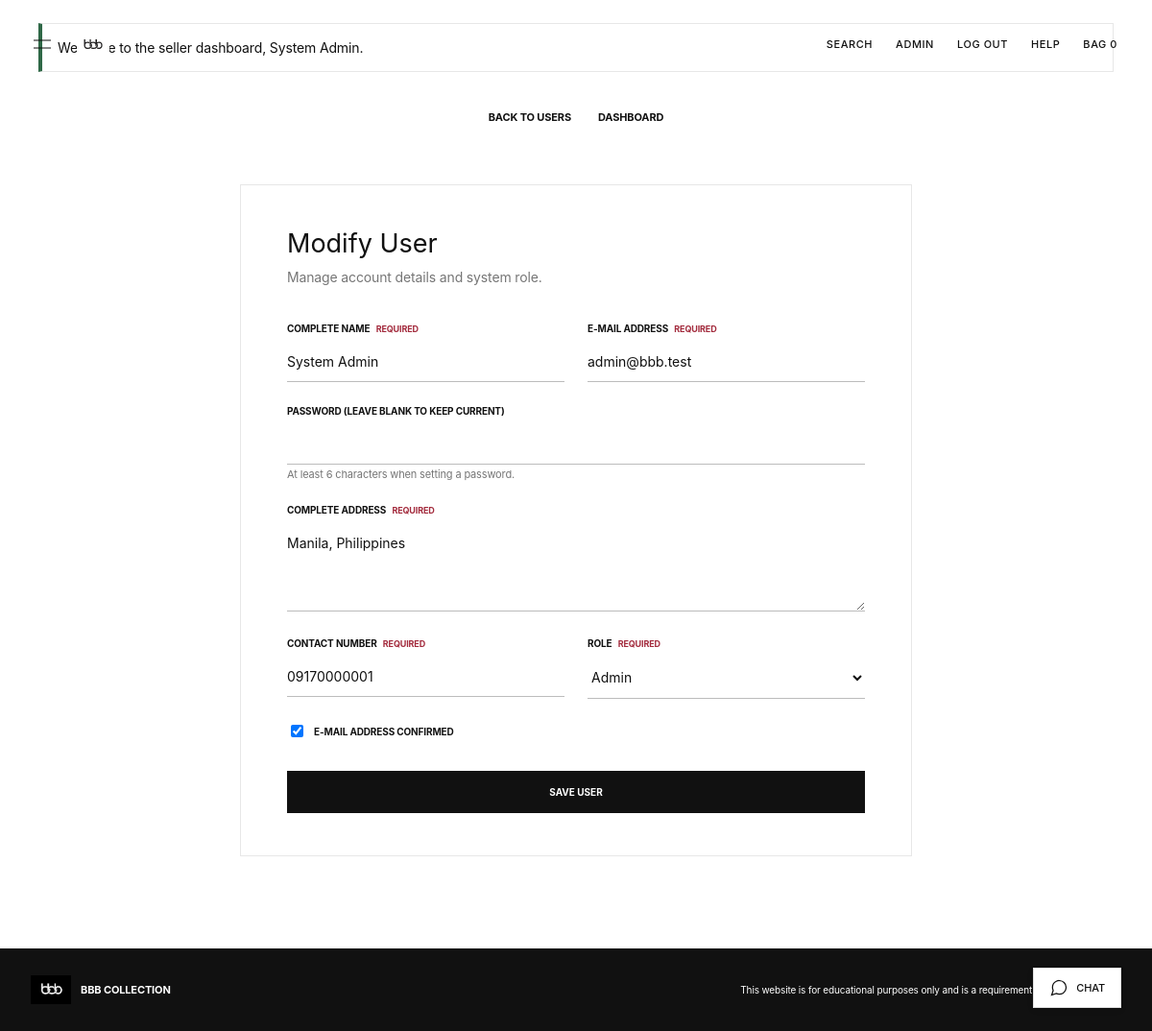
/admin_user_form.php?id=1 (signed in), run on the app's committed database.
### tables this page shows
CREATE TABLE IF NOT EXISTS `users` (
  `id` int(6) UNSIGNED NOT NULL AUTO_INCREMENT,
  `complete_name` varchar(100) NOT NULL,
  `email` varchar(100) NOT NULL,
  `password` varchar(50) NOT NULL,
  `address` varchar(200) NOT NULL,
  `contact_number` varchar(50) NOT NULL,
  `role` varchar(20) NOT NULL,
  `email_confirmed` tinyint(1) NOT NULL DEFAULT 0,
  `confirmation_code` varchar(100) DEFAULT NULL,
  `created_at` timestamp NOT NULL DEFAULT current_timestamp(),
  PRIMARY KEY (`id`),
  UNIQUE KEY `email` (`email`)
);

### functions.php (called while the page is built, shortened)
<?php
function displayText($text) {
    return htmlspecialchars($text ?? "", ENT_QUOTES, "UTF-8");
}
?>

### admin_user_form.php (the view, shortened to what this page needs)
<?php
require 'functions.php';
$id = (int)($_GET['id'] ?? 0);
$editing = $id > 0;
$user = array("complete_name" => "", "email" => "", "password" => "", "address" => "", "contact_number" => "", "role" => "admin", "email_confirmed" => 1);
if ($editing) {
    $stmt = $conn->prepare("SELECT * FROM users WHERE id = ?");
    $stmt->bind_param("i", $id);
    $stmt->execute();
    $record = $stmt->get_result()->fetch_assoc();
    $user = $record;
}
require 'header.php';
?>
<div class="nav-links"><a href="admin_users.php">Back to Users</a><a href="admin_dashboard.php">Dashboard</a></div>
<section class="panel form-container admin-form-panel">
    <div class="form-heading"><h2><?php echo $editing ? "Modify User" : "Add User"; ?></h2><p>Manage account details and system role.</p></div>
    <form method="POST" action="admin_user_form.php<?php if ($editing) echo '?id=' . displayText($id); ?>">
        <div class="form-grid"><div class="form-group"><label for="admin-user-name">Complete Name <span class="required">Required</span></label><input id="admin-user-name" type="text" name="complete_name" value="<?php echo displayText($user['complete_name']); ?>" autocomplete="name" required></div><div class="form-group"><label for="admin-user-email">E-mail Address <span class="required">Required</span></label><input id="admin-user-email" type="email" name="email" value="<?php echo displayText($user['email']); ?>" autocomplete="email" required></div></div>
        <div class="form-group"><label for="admin-user-password">Password <?php if ($editing) echo "(leave blank to keep current)"; ?></label><input id="admin-user-password" type="password" name="password" minlength="6" autocomplete="new-password" <?php if (!$editing) echo "required"; ?>><small class="field-help">At least 6 characters when setting a password.</small></div>
        <div class="form-group"><label for="admin-user-address">Complete Address <span class="required">Required</span></label><textarea id="admin-user-address" name="address" autocomplete="street-address" required><?php echo displayText($user['address']); ?></textarea></div>
        <div class="form-grid"><div class="form-group"><label for="admin-user-contact">Contact Number <span class="required">Required</span></label><input id="admin-user-contact" type="text" name="contact_number" value="<?php echo displayText($user['contact_number']); ?>" pattern="[0-9+() -]{7,20}" autocomplete="tel" required></div><div class="form-group"><label for="admin-user-role">Role <span class="required">Required</span></label><select id="admin-user-role" name="role" required><option value="admin" <?php if ($user['role'] == 'admin') echo 'selected'; ?>>Admin</option><option value="buyer" <?php if ($user['role'] == 'buyer') echo 'selected'; ?>>Buyer</option></select></div></div>
        <div class="form-group checkbox-group"><label><input type="checkbox" name="email_confirmed" <?php if ($user['email_confirmed']) echo 'checked'; ?>> E-mail address confirmed</label></div>
        <input type="submit" name="save" value="Save User" class="full-button">
    </form>
</section>
<?php require 'footer.php'; ?>

### style.css (style rules this page uses)
* { box-sizing: border-box; }
:root { --black: #111111; --charcoal: #292929; --gray: #767676; --light-gray: #e7e7e7; --soft-gray: #f5f5f5; --white: #ffffff; --success: #2f6847; --warning: #906515; --danger: #a32b3d; }
html { scroll-behavior: smooth; }
body { margin: 0; min-height: 100vh; overflow-x: hidden; background: var(--white); color: var(--black); font-family: Arial, Helvetica, sans-serif; font-size: 14px; letter-spacing: 0; }
a { color: var(--black); }
.main-nav a, .nav-links a { padding: 8px 0 6px; border-bottom: 1px solid transparent; color: var(--black); font-size: 11px; font-weight: 700; text-decoration: none; text-transform: uppercase; }
.panel { width: min(1120px, calc(100% - 64px)); margin: 48px auto; padding: 40px 0; background: var(--white); border-top: 1px solid var(--black); border-bottom: 1px solid var(--light-gray); }
.compact-panel, .form-container.panel, .admin-form-panel.panel { max-width: 700px; padding: 44px 48px; border: 1px solid var(--light-gray); }
h1, h2, h3 { margin-top: 0; color: var(--black); font-weight: 400; letter-spacing: 0; }
h2 { margin-bottom: 18px; font-size: 27px; }
p { line-height: 1.6; }
.muted, .field-help { color: var(--gray); font-size: 11px; }
.nav-links { display: flex; justify-content: center; gap: 28px; width: min(1120px, calc(100% - 64px)); margin: 32px auto 0; }
.form-container { width: min(700px, calc(100% - 40px)); margin: 56px auto; }
.form-heading { margin-bottom: 36px; text-align: left; }
.form-heading h2, .form-heading p { margin: 0; }
.form-heading p { margin-top: 8px; color: var(--gray); }
.form-grid { display: grid; grid-template-columns: repeat(2, minmax(0, 1fr)); gap: 24px; }
.form-group { min-width: 0; margin-bottom: 24px; }
label { display: block; margin-bottom: 8px; color: var(--black); font-size: 10px; font-weight: 700; text-transform: uppercase; }
.required { margin-left: 4px; color: var(--danger); font-size: 9px; font-weight: 700; }
input[type="text"], input[type="email"], input[type="password"], input[type="number"], select, textarea { width: 100%; padding: 12px 0; border: 0; border-bottom: 1px solid #bcbcbc; border-radius: 0; outline: 0; background: transparent; color: var(--black); font: inherit; }
textarea { min-height: 92px; resize: vertical; }
.checkbox-group label { display: flex; align-items: center; gap: 8px; }
input[type="submit"], .button-link, button { display: inline-flex; align-items: center; justify-content: center; min-height: 44px; margin-top: 8px; padding: 12px 24px; border: 1px solid var(--black); border-radius: 0; background: var(--black); color: var(--white); cursor: pointer; font: inherit; font-size: 10px; font-weight: 700; text-align: center; text-decoration: none; text-transform: uppercase; transition: background-color 0.2s, color 0.2s; }
.full-button { width: 100%; }
body { font-family: 'Inter', Helvetica, Arial, sans-serif; font-weight: 400; letter-spacing: -0.01em; }

### data on the page
users: complete_name "System Admin", email "admin@bbb.test", address "Manila, Philippines", contact_number "09170000001", role "Admin", email_confirmed "☑"

### other printed values
cartCount() "0"
displayText($flashMessage['message']) "Welcome to the seller dashboard, System Admin."
